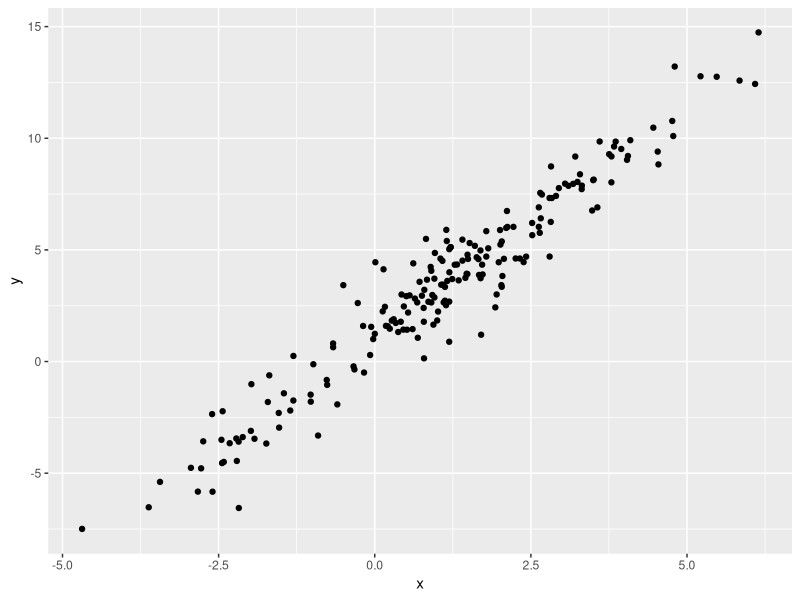

This figure's R source:
## ---- chunk 1
library(tidyverse)
## ---- chunk 2
plot_df = 
  tibble(
    x = rnorm(200, mean = 1, sd = 2),
    y = 1+2*x + rnorm(100)
  )
## ---- chunk 3
plot_df |>
  ggplot(aes(x =x, y = y)) +
  geom_point()
